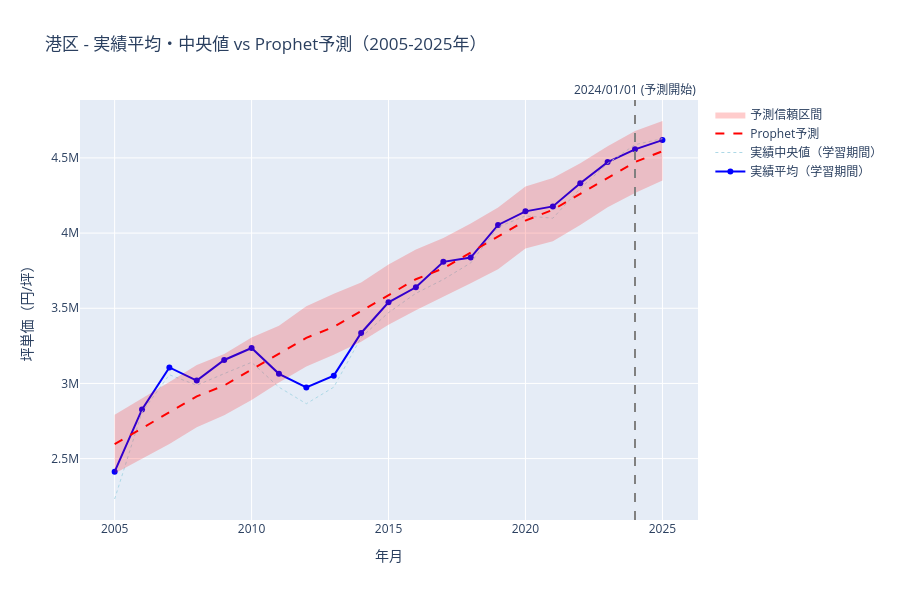
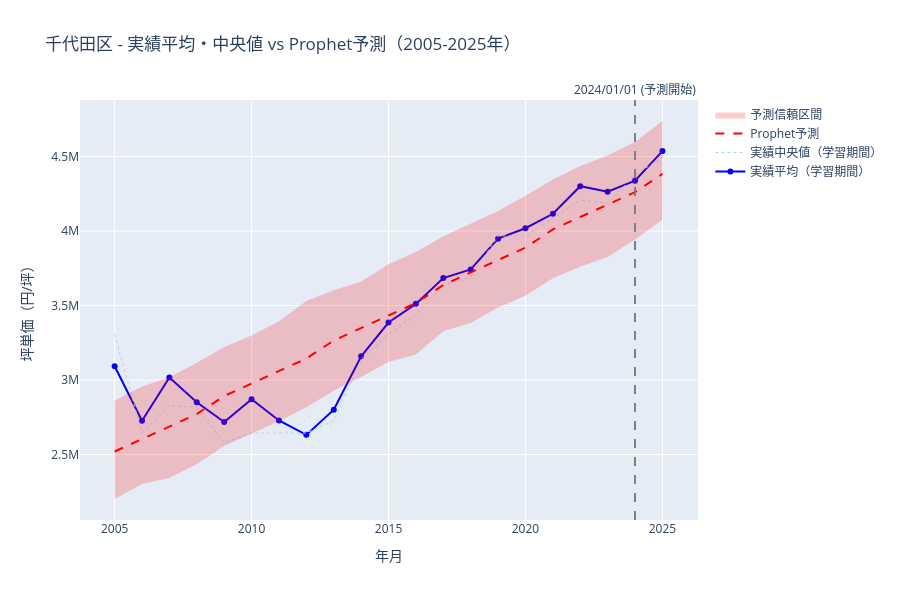
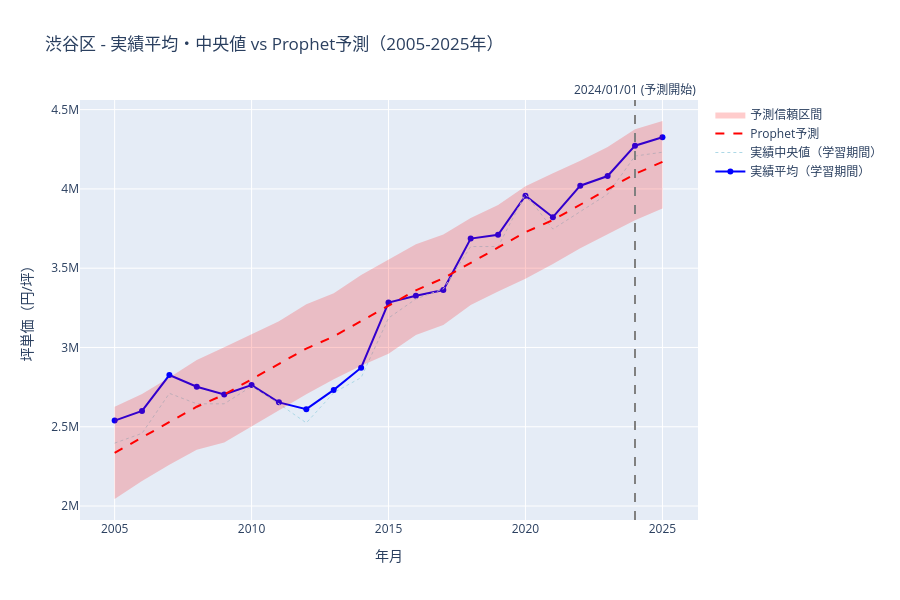
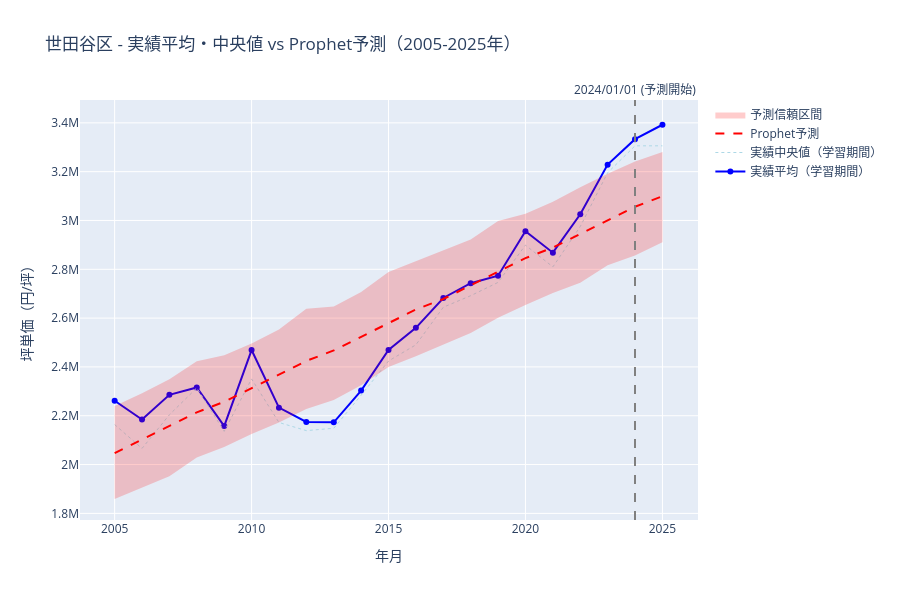

The cell these charts' notebook holds for them, in order:
### Code cell
for ward, df_desc in desc_results.items():
    plot_prophet_comparison(ward, df_desc)
